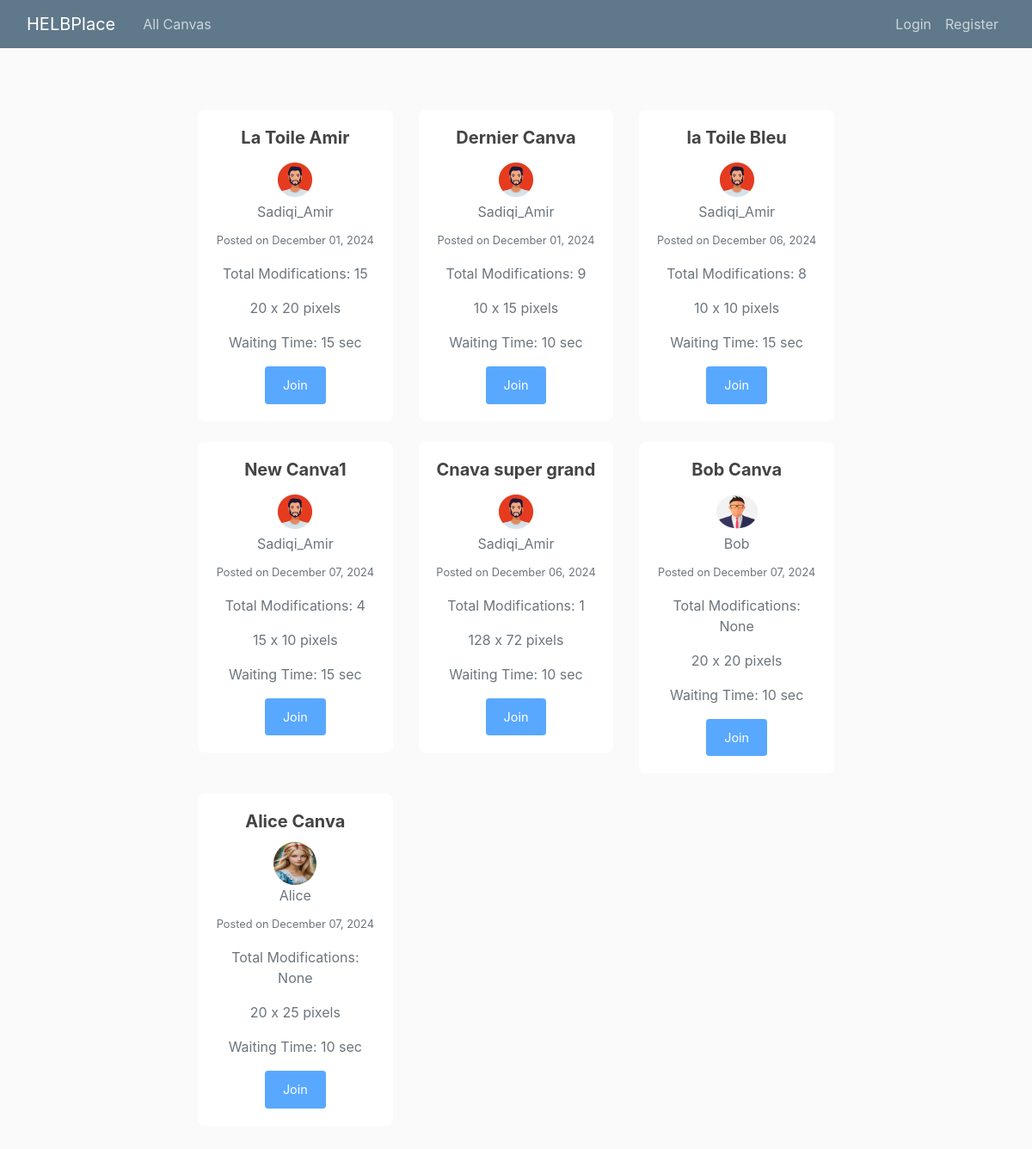
The app's page /, older data.
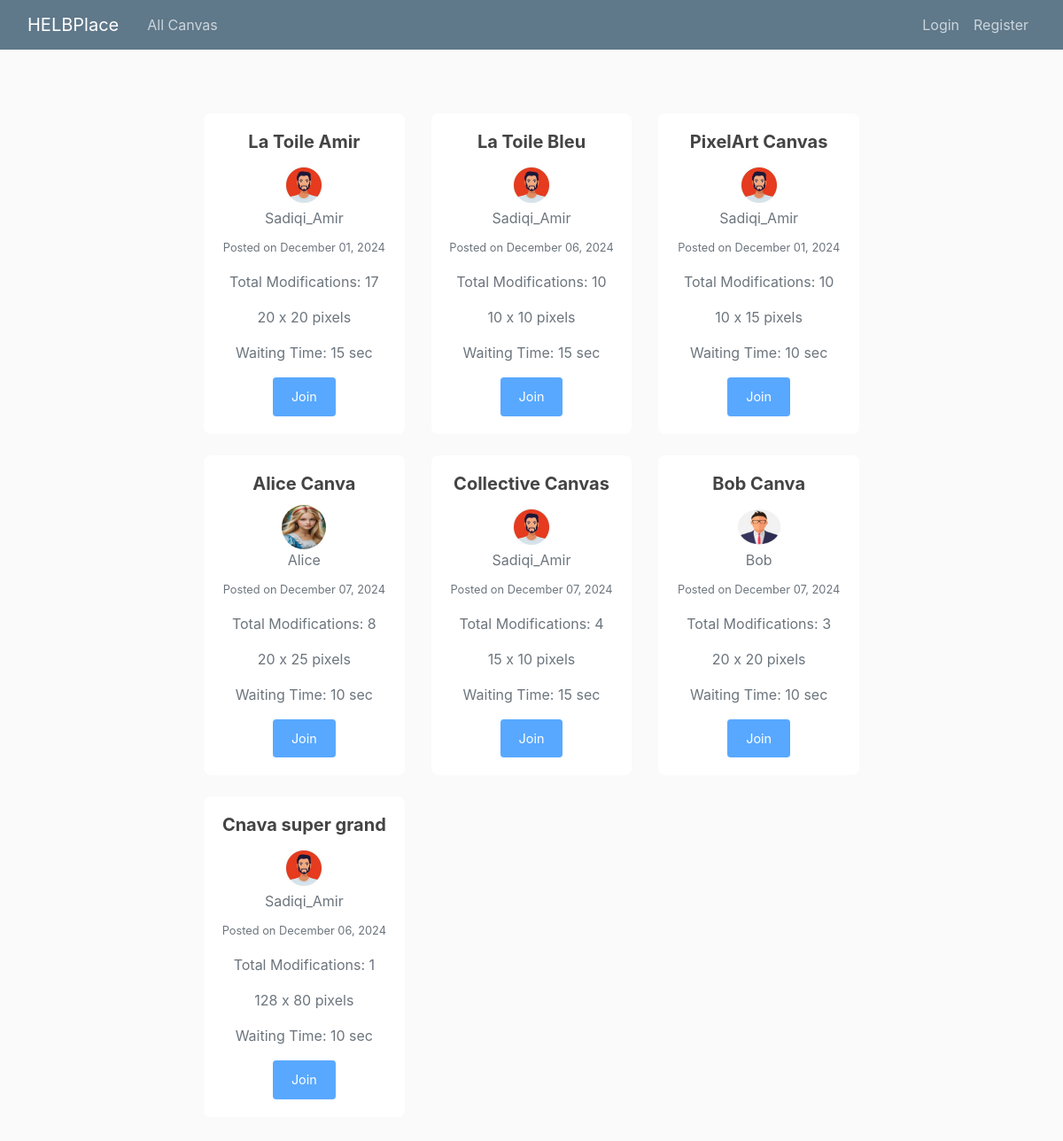
The same page, newer data.
### blog/models.py (models this page shows, shortened)
class Canva(models.Model):
    title = models.CharField(max_length=100)
    sizeHeight = models.IntegerField()
    sizeWidth = models.IntegerField()
    timer = models.IntegerField()
    date_posted = models.DateTimeField(default=timezone.now)
    author = models.ForeignKey(User, on_delete=models.CASCADE)

### users/models.py (models this page shows, shortened)
class Profile(models.Model):
    user=models.OneToOneField(User, on_delete=models.CASCADE) # one-to-one relationship with User model and oneToOneField is used to delete theprofile when the user is deleted
    image=models.ImageField(default='default.jpg', upload_to='profile_pics') # image field to store profile picture

### blog/views.py (the view)
# urls.py: path('', views.home, name='home'),
def home(request):
    canvases = Canva.objects.annotate(
        total_modifications=Sum('useraction__modification_count')
    ).order_by('-total_modifications')
    return render(request, 'blog/home.html', {'canvases': canvases})

### blog/templates/blog/home.html (shortened to what this page needs)
{% extends "blog/base.html" %}
{% block content %}
<div class="container my-5">
  <div class="row">
    {% for canva in canvases %}
    <div class="col-md-4 mb-4">
      <div class="card shadow-sm">
        <div class="card-body">
          <h5 class="card-title text-center">{{ canva.title }}</h5>
          <div class="text-center mb-2">
            <img class="rounded-circle" src="{{ canva.author.profile.image.url }}" alt="{{ canva.author }}" style="width: 50px; height: 50px;">
            <p class="text-muted mb-0">{{ canva.author }}</p>
          </div>
          <p class="text-muted text-center"><small>Posted on {{ canva.date_posted|date:"F d, Y" }}</small></p>
          <p class="text-center text-muted">Total Modifications: {{ canva.total_modifications }}</p>
          <p class="text-center text-muted">{{ canva.sizeHeight }} x {{ canva.sizeWidth }} pixels</p>
          <p class="text-center text-muted">Waiting Time: {{ canva.timer }} sec</p>
          <div class="d-flex justify-content-center">
            {% if user.is_authenticated %}
              <a href="{% url 'canva-detail' canva.id %}" class="btn btn-primary btn-sm">Join</a>
            {% else %}
              <button class="btn btn-primary btn-sm" disabled>Join</button>
            {% endif %}
          </div>
        </div>
      </div>
    </div>
    {% endfor %}
  </div>
</div>
{% endblock %}

### blog/templates/blog/base.html (shortened to what this page needs)
{% load static %}
<!DOCTYPE html>
<html>
<head>
    <link rel="stylesheet" href="https://cdn.jsdelivr.net/npm/bootstrap@4.0.0/dist/css/bootstrap.min.css">
    <link rel="stylesheet" type="text/css" href="{% static 'blog/main.css' %}">
</head>
<body>
    <header class="site-header">
        <nav class="navbar navbar-expand-md navbar-dark bg-steel fixed-top">
            <div class="container">
                <a class="navbar-brand mr-4" href="{% url 'blog-home' %}">HELBPlace</a>
                <div class="collapse navbar-collapse" id="navbarToggle">
                    <div class="navbar-nav mr-auto">
                        <a class="nav-item nav-link" href="{% url 'blog-home' %}">All Canvas</a>
                    </div>
                    <div class="navbar-nav">
                        {% if user.is_authenticated %}
                            <a class="nav-item nav-link" href="{% url 'canva-create' %}">Create canva</a>
                            <a class="nav-item nav-link" href="{% url 'helbplace_canva' %}">HELBPlace canva</a>
                            <a class="nav-item nav-link" href="{% url 'profile' %}">Profile</a>
                            <a class="nav-item nav-link" href="{% url 'logout' %}">Logout</a>
                        {% else %}
                            <a class="nav-item nav-link" href="{% url 'login' %}">Login</a>
                            <a class="nav-item nav-link" href="{% url 'register' %}">Register</a>
                        {% endif %}
                    </div>
                </div>
            </div>
        </nav>
    </header>
    <main role="main" class="container">
        <div class="row justify-content-center">
            <div class="col-md-8">
                {% block content %}{% endblock %}
            </div>
        </div>
    </main>
</body>
</html>

### blog/static/blog/main.css (style rules this page uses)
body { background: #fafafa; color: #333333; margin-top: 5rem; }
h1, h2, h3, h4, h5, h6 { color: #444444; }
.container { max-width: 1200px; }
.bg-steel { background-color: #5f788a; }
.site-header .navbar-nav .nav-link { color: #cbd5db; }
.btn-primary { background-color: #003a7a; border-color: #034590; font-size: 0.9rem; padding: 10px 20px; }
.card { border: none; border-radius: 8px; transition: transform 0.2s, box-shadow 0.2s; }
.card-title { font-size: 1.25rem; font-weight: bold; }

Row changes from the older to the newer data that the page shows:
computed for Canva "La Toile Amir": total_modifications "15" → "17"
changed Canva: title "la Toile Bleu" → "La Toile Bleu"; total_modifications "8" → "10"; moves up the list
changed Canva: title "Dernier Canva" → "PixelArt Canvas"; total_modifications "9" → "10"
shown differently, row unchanged: Canva "Alice Canva": total_modifications "None" → "8"; moves up the list
changed Canva: title "New Canva1" → "Collective Canvas"
shown differently, row unchanged: Canva "Bob Canva": total_modifications "None" → "3"; moves down the list
changed Canva "Cnava super grand": sizeWidth "72" → "80"
